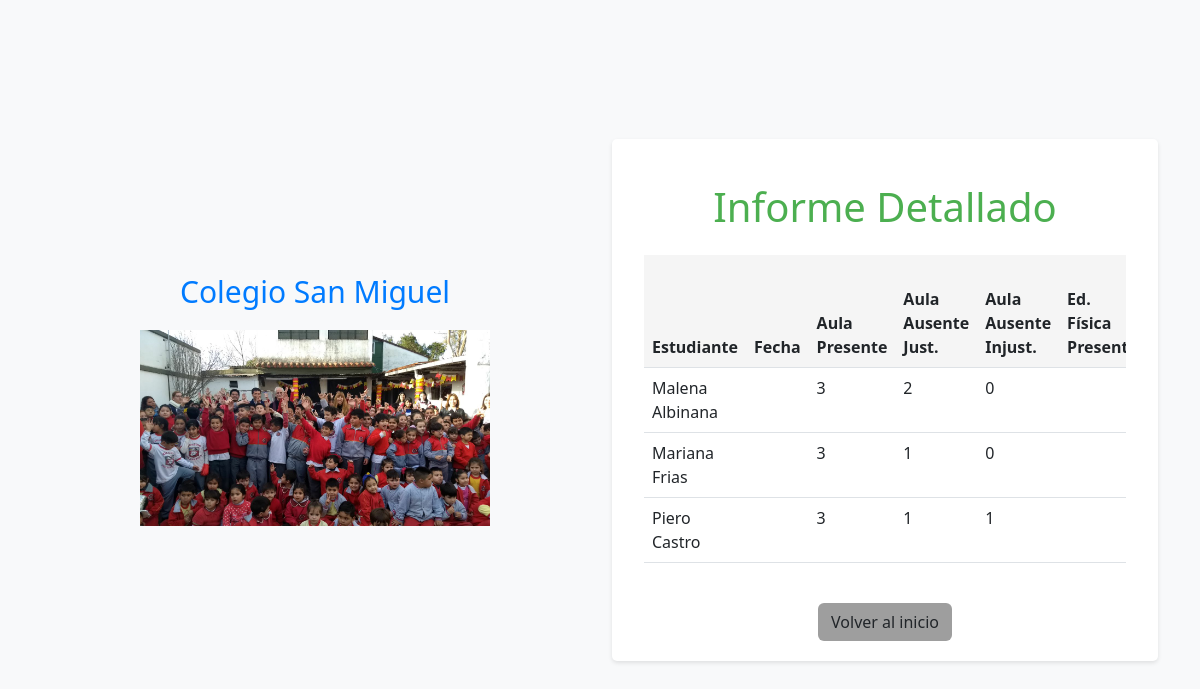
Page /informe?curso_id=1 (signed in) on the committed database.
### src/models.py (models this page shows)
class Estudiante(db.Model):
    __tablename__= 'estudiante'
    id = db.Column(db.Integer, primary_key=True)
    nombre = db.Column(db.String(80), nullable=False)
    apellido = db.Column(db.String(80), nullable=False)
    dni = db.Column(db.String(10), nullable=False)
    idcurso = db.Column(db.Integer, db.ForeignKey('curso.id'), nullable=False)
    idpadre = db.Column(db.Integer, db.ForeignKey('padre.id'))
    asistencias = db.relationship('Asistencia', backref='estudiante', cascade="all, delete-orphan")

### src/informe.py (the view)
@app.route('/informe', methods=['GET'])
def informe():
    preceptor = obtener_id_preceptor()
    if not preceptor:
        return redirect(url_for('login'))
    curso_p = Curso.query.filter_by(idpreceptor=preceptor.id).all()
    curso_id = request.args.get('curso_id', None)
    if not curso_id:
        return render_template('informe_detallado.html', cursos=curso_p)
    estudiantes = Estudiante.query.filter_by(idcurso=curso_id).order_by(Estudiante.nombre, Estudiante.apellido).all()
    informe = []
    for estudiante in estudiantes:
        asistencia = Asistencia.query.filter_by(idestudiante=estudiante.id).all()
        aula = aula_justificada = aula_injustificada = 0
        fisica = fisica_justificada = fisica_injustificada = 0
        for asistencias in asistencia:
            if asistencias.codigoclase == 1:
                if asistencias.asistio == 's':
                    aula += 1
                elif asistencias.asistio == 'n':
                    if asistencias.justificacion:
                        aula_justificada += 1
                    else:
                        aula_injustificada += 1
            elif asistencias.codigoclase == 2:
                if asistencias.asistio == 's':
                    fisica += 1
                elif asistencias.asistio == 'n':
                    if asistencias.justificacion:
                        fisica_justificada += 1
                    else:
                        fisica_injustificada += 1
        total = aula_injustificada + aula_justificada + (fisica_injustificada + fisica_justificada) / 2
        informe.append({
            'estudiante': estudiante,
            'asistencia_fecha': asistencias.fecha.date(),
            'aula': aula,
            'aula_justificada': aula_justificada,
            'aula_injustificada': aula_injustificada,
            'edu_fisica': fisica,
            'fisica_justificada': fisica_justificada,
            'fisica_injustificada': fisica_injustificada,
            'total': total
        })
    return render_template('informe.html', informe=informe, cursos=curso_p)

### src/login.py (called while the page is built)
def obtener_id_preceptor():
    if 'user_id' not in session:
        return None
    return Preceptor.query.get(session['user_id'])

### templates/informe.html (shortened to what this page needs)
{% extends 'base.html' %}
{% block content %}
    <div class="container">
        <h1 class="text-center mt-4" style="color: #4caf50;">Informe Detallado</h1>
        <div class="table-responsive mt-4">
            <table class="table">
                <thead style="background-color: #f5f5f5;">
                    <tr>
                        <th>Estudiante</th>
                        <th>Fecha</th>
                        <th>Aula Presente</th>
                        <th>Aula Ausente Just.</th>
                        <th>Aula Ausente Injust.</th>
                        <th>Ed. Física Presente</th>
                    </tr>
                </thead>
                <tbody>
                    {% for item in informe %}
                        <tr>
                            <td>{{ item.estudiante.nombre }} {{ item.estudiante.apellido }}</td>
                            <td>{{ item.asistencia}}</td>
                            <td>{{ item.aula }}</td>
                            <td>{{ item.aula_justificada }}</td>
                            <td>{{ item.aula_injustificada }}</td>
                            <td>{{ item.fisica }}</td>
                        </tr>
                    {% endfor %}
                </tbody>
            </table>
        </div>
        <div class="text-center mt-4">
            <a class="btn" href="{{ url_for('home') }}" style="background-color: #9e9e9e;">Volver al inicio</a>
        </div>
    </div>
{% endblock %}

### static/css/style.css (style rules this page uses)
a { text-decoration: none; }

### templates/base.html (style rules this page uses)
body { background-color: #f8f9fa; color: #333; }

### rows in the picture
Estudiante: estudiante.nombre "Malena", estudiante.apellido "Albinana"
Estudiante: estudiante.nombre "Mariana", estudiante.apellido "Frias"
Estudiante: estudiante.nombre "Piero", estudiante.apellido "Castro"

### other values in the picture
{{ item.aula }} "3" "3" "3"
{{ item.aula_justificada }} "2" "1" "1"
{{ item.aula_injustificada }} "0" "0" "1"
